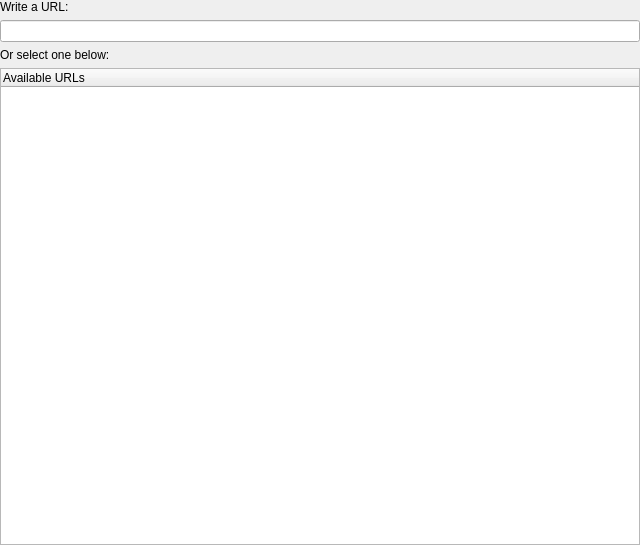
<?xml version="1.0" encoding="UTF-8"?>
<ui version="4.0">
 <class>WrapperTrainingPage</class>
 <widget class="QWizardPage" name="WrapperTrainingPage">
  <property name="geometry">
   <rect>
    <x>0</x>
    <y>0</y>
    <width>640</width>
    <height>545</height>
   </rect>
  </property>
  <property name="sizePolicy">
   <sizepolicy hsizetype="Expanding" vsizetype="Expanding">
    <horstretch>0</horstretch>
    <verstretch>0</verstretch>
   </sizepolicy>
  </property>
  <property name="windowTitle">
   <string>Reference Manager</string>
  </property>
  <property name="title">
   <string>Wrapper Training</string>
  </property>
  <layout class="QVBoxLayout" name="verticalLayout_2">
   <property name="spacing">
    <number>0</number>
   </property>
   <property name="margin">
    <number>0</number>
   </property>
   <item>
    <widget class="QSplitter" name="splitter">
     <property name="sizePolicy">
      <sizepolicy hsizetype="Expanding" vsizetype="Expanding">
       <horstretch>0</horstretch>
       <verstretch>0</verstretch>
      </sizepolicy>
     </property>
     <property name="orientation">
      <enum>Qt::Horizontal</enum>
     </property>
     <property name="handleWidth">
      <number>3</number>
     </property>
     <property name="childrenCollapsible">
      <bool>false</bool>
     </property>
     <widget class="QWidget" name="verticalLayoutWidget">
      <layout class="QVBoxLayout" name="wrapperTrainingLayout">
       <property name="spacing">
        <number>6</number>
       </property>
       <item>
        <widget class="QLabel" name="urlLabel">
         <property name="text">
          <string>Write a URL:</string>
         </property>
        </widget>
       </item>
       <item>
        <widget class="QLineEdit" name="urlLine"/>
       </item>
       <item>
        <widget class="QLabel" name="instructionsLabel">
         <property name="text">
          <string>Or select one below:</string>
         </property>
        </widget>
       </item>
       <item>
        <widget class="QTreeWidget" name="urls">
         <property name="indentation">
          <number>0</number>
         </property>
         <property name="itemsExpandable">
          <bool>false</bool>
         </property>
         <attribute name="headerVisible">
          <bool>true</bool>
         </attribute>
         <column>
          <property name="text">
           <string>Available URLs</string>
          </property>
         </column>
        </widget>
       </item>
      </layout>
     </widget>
    </widget>
   </item>
  </layout>
 </widget>
 <resources/>
 <connections/>
</ui>
